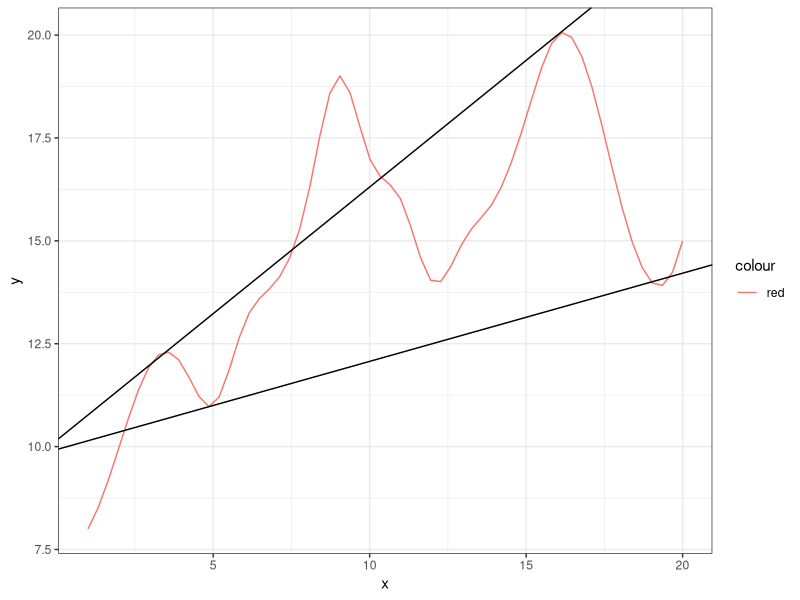

Recreate this plot in R.
## ---- chunk 1
1
## ---- chunk 2
library(ggplot2)
rx = c(1,2,3,4,5,6,7,8,9,10,11,12,13,14,15,16,17,18,19,20)
ry = c(8,10,12,12,11,13,14,16,19,17,16,14,15,16,18,20,19,16,14,15)
df = data.frame(x=rx,y=ry)
df2 = as.data.frame(spline(x = df$x, y = df$y), n = log10(nrow(df)))
lx = c(5,19)
ly=c(11,14)
ldf = data.frame(x=lx, y=ly)
lm =lm(ly ~ lx, data=ldf)
lm2 = lm(y ~x, data=data.frame(x=c(3,16), y=c(12,20)))
ggplot(df2) + geom_line(aes(x=x, y=y, colour="red")) + theme_bw() + geom_abline(intercept = lm[[1]][1], slope=lm[[1]][2]) + geom_abline(intercept = lm2[[1]][1], slope=lm2[[1]][2])


